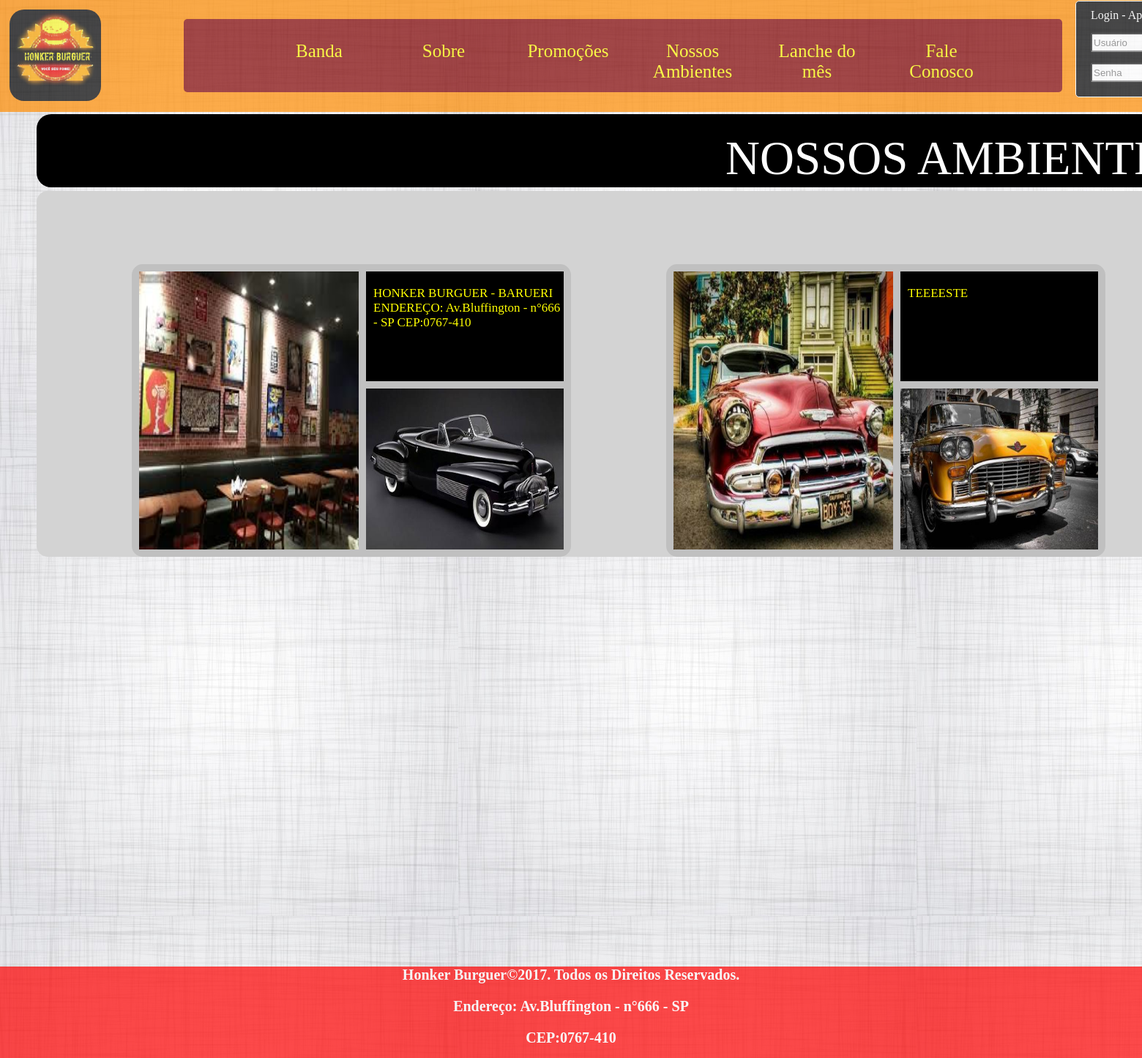
The page /ambientes.php on the database its author committed.
### tables this page shows
CREATE TABLE `tblambientes` (
  `idAmbientes` int(11) NOT NULL AUTO_INCREMENT,
  `imagem` varchar(100) DEFAULT NULL,
  `endereco` text,
  `ambiente` varchar(100) DEFAULT NULL,
  `status` tinyint(1) DEFAULT NULL,
  PRIMARY KEY (`idAmbientes`)
);

### ambientes.php (the view, shortened to what this page needs)
<!DOCTYPE html>
<html>
	<head>
		<link rel="stylesheet" type="text/css" href="CSS/style.css">
	</head>
	<body>
		<div id="principal">
			<header>
				<?php
                    include('menu.php');
                ?>
			</header>
			<section id="sectionAmbientes">
				<div id="conteudoambientes">
					<div id="tituloambientes">
						<p>
							NOSSOS AMBIENTES
						</p>
					</div>
					<div id="ambientes">
						<?php
							$sql = "select * from tblambientes where status = 1 limit 2";
							$select = mysql_query($sql);
							while($rsconsulta = mysql_fetch_array($select)){
						?>
						<div class="infambientes1">
							<div class="imgambientes">
								<img class="imgloja" src="CMS/<?php echo($rsconsulta['ambiente']); ?>">
							</div>
							<div class="informacoesambientes">
								<div class="enderecoambientes">
									<p>
										<?php echo($rsconsulta['endereco']); ?>
									</p>
								</div>
								<div class="logonossosambientes">
									<img title="Nosso Logotipo" class="imglogonossosambientes" src="CMS/<?php echo($rsconsulta['imagem']);?>">
								</div>
							</div>
						</div>
						<?php
							}
						?>
					</div>
				</div>
			</section>
			<footer>
				<p class="p">
					Honker Burguer©2017. Todos os Direitos Reservados.
				</p>
				<p class="p">
					Endereço: Av.Bluffington - n°666 - SP
				</p>
				<p class="p">
					CEP:0767-410
				</p>
			</footer>
		</div>
	</body>
</html>

### CSS/style.css (style rules this page uses)
@media screen and (min-width:1200px) { body { margin:auto; background-image:url("../Imagens/fundo6.jpg"); font-family:Berlin Sans FB; } }
@media screen and (min-width:1200px) { #principal { margin:auto; } }
@media screen and (min-width:1200px) { header { width:100%; height:150px; } }
@media screen and (min-width:1200px) { section { width:1700px; height:1450px; margin-left:auto; margin-right:auto; margin-top:1px; border:0px solid; } }
@media screen and (min-width:1200px) { #sectionAmbientes { width:1700px; height:auto; margin-left:auto; margin-right:auto; margin-top:1px; border:0px solid; } }
@media screen and (min-width:1200px) { #conteudoambientes { width:1600px; height:1150px; margin:auto; border:0px solid; } }
@media screen and (min-width:1200px) { #tituloambientes { width:1600px; height:100px; background-color:#000; border-radius:20px; margin-top:5px; float:left; } }
@media screen and (min-width:1200px) { #tituloambientes p { color:#fff; float:right; margin-right:25px; margin-top:23px; font-size:65px; } }
@media screen and (min-width:1200px) { #ambientes { width:1600px; height:1240; background-color:#D3D3D3; border-radius:15px; margin:auto; margin-top:5px; float:left; } }
@media screen and (min-width:1200px) { .infambientes1 { width:600px; height:400px; background-color:#C0C0C0; border-radius:15px; margin-left:130px; margin-top:100px; float:left } }
@media screen and (min-width:1200px) { .imgambientes { width:300px; height:380px; background-color:#D3D3D3; margin-left:10px; margin-top:10px; float:left; } }
@media screen and (min-width:1200px) { .imgloja { width:300px; height:380px; } }
@media screen and (min-width:1200px) { .informacoesambientes { width:240px; height:500px; margin-right:10px; float:right; } }
@media screen and (min-width:1200px) { .enderecoambientes { width:270px; height:150px; background-color:#000; margin-top:10px; float:right; } }
@media screen and (min-width:1200px) { .enderecoambientes p { font-size:17px; color:#FFFF00; margin-top:20px; margin-left:10px; } }
@media screen and (min-width:1200px) { .logonossosambientes { width:270px; height:220px; background-color:#D3D3D3; margin-top:10px; float:right; } }
@media screen and (min-width:1200px) { .imglogonossosambientes { width:270px; height:220px; background-color:#D3D3D3; margin-top:0px; float:right; } }
@media screen and (min-width:1200px) { footer { width:100%; height:125px; opacity:0.7; margin-left:auto; margin-right:auto; background-color:red; color:#fff; } }
@media screen and (min-width:1200px) { .p { text-align:center; font-weight:bold; font-size:20px; } }

### rows shown on the page
tblambientes: ambiente (picture), endereco "HONKER BURGUER - BARUERI ENDEREÇO: Av.Bluffington - n°666 - SP CEP:0767-410", imagem (picture)
tblambientes: ambiente (picture), endereco "TEEEESTE", imagem (picture)
